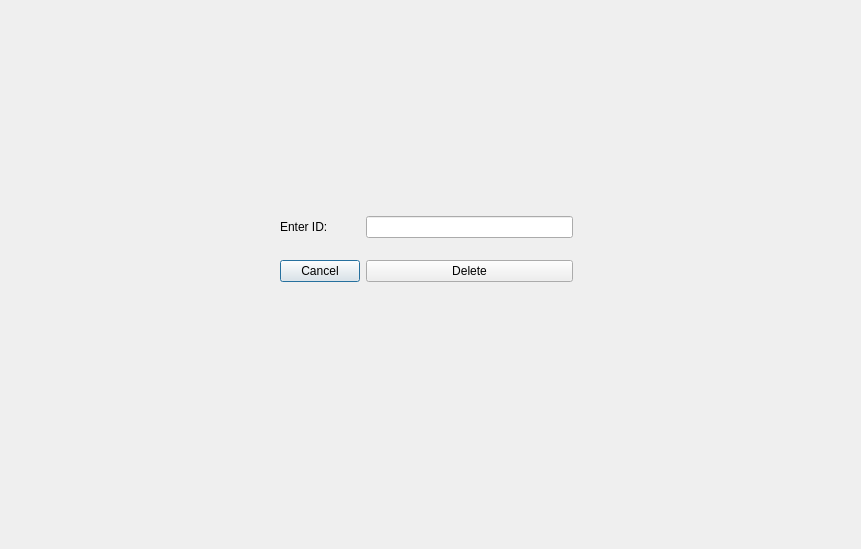
<?xml version="1.0" encoding="UTF-8"?>
<ui version="4.0">
 <class>deleteinstructor</class>
 <widget class="QDialog" name="deleteinstructor">
  <property name="geometry">
   <rect>
    <x>0</x>
    <y>0</y>
    <width>861</width>
    <height>549</height>
   </rect>
  </property>
  <property name="windowTitle">
   <string>Dialog</string>
  </property>
  <widget class="QWidget" name="">
   <property name="geometry">
    <rect>
     <x>280</x>
     <y>200</y>
     <width>293</width>
     <height>98</height>
    </rect>
   </property>
   <layout class="QGridLayout" name="gridLayout">
    <item row="0" column="0">
     <widget class="QLabel" name="label">
      <property name="text">
       <string>Enter ID: </string>
      </property>
     </widget>
    </item>
    <item row="0" column="1">
     <widget class="QLineEdit" name="id_Line_Edit"/>
    </item>
    <item row="1" column="0">
     <widget class="QPushButton" name="Cancel_Push_Button">
      <property name="text">
       <string>Cancel</string>
      </property>
     </widget>
    </item>
    <item row="1" column="1">
     <widget class="QPushButton" name="Delete_Push_Button">
      <property name="text">
       <string>Delete</string>
      </property>
     </widget>
    </item>
   </layout>
  </widget>
 </widget>
 <resources/>
 <connections/>
</ui>
